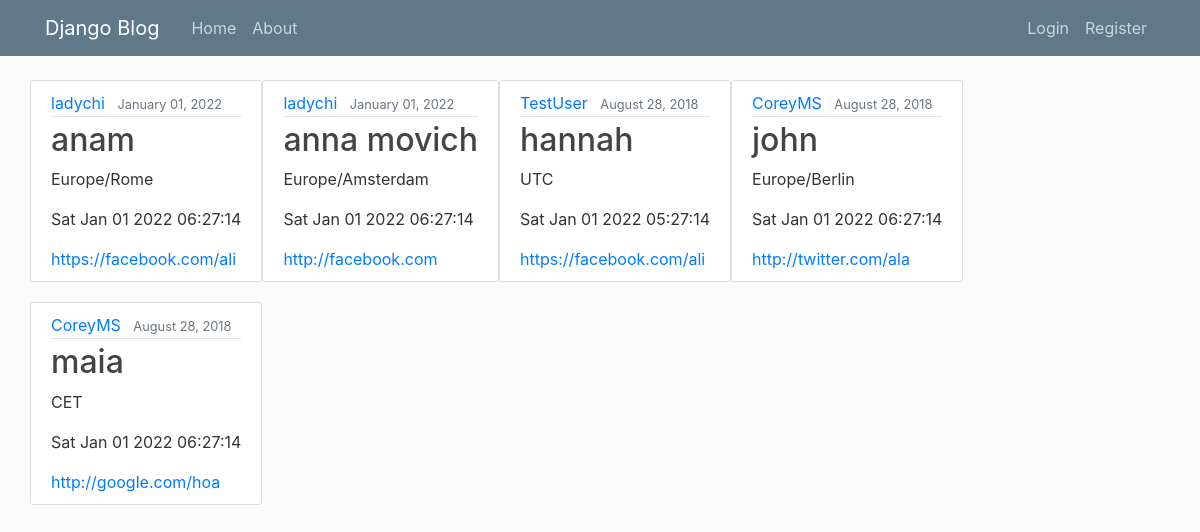
The page / on the database its author committed.
### blog/models.py (models this page shows, shortened)
class Post(models.Model):
    title = models.CharField(max_length=100)
    content = models.CharField(max_length=255)
    date_posted = models.DateTimeField(default=timezone.now)
    author = models.ForeignKey(User, on_delete=models.CASCADE)
    socialmedia = models.URLField(default='',max_length=255)

### blog/views.py (the view)
# urls.py: path('', PostListView.as_view(), name='blog-home'),
class PostListView(ListView):
    model = Post
    template_name="blog/home.html" # app / model _ view.html
    context_object_name = 'posts'
    ordering = ['-date_posted']

### blog/templates/blog/home.html (shortened to what this page needs)
{% extends "blog/base.html" %}
{% block content %}
    {% for post in posts %}
        <article class="media content-section">
          <div class="media-body">
            <div class="article-metadata">
              <a class="mr-2" href="#">{{ post.author }}</a>
              <small class="text-muted">{{ post.date_posted|date:"F d, Y" }}</small>
            </div>
            <h2><a class="article-title" href="{% url 'post-detail' post.id %}">{{ post.title }}</a></h2>
            <p class="article-content" id="tz-{{forloop.counter}}">{{ post.content }}</p>
            <p id="card-{{forloop.counter}}"></p>
            <a href="{{post.socialmedia}}">{{post.socialmedia}}</a>
          </div>
        </article>
    {% endfor %}
{% endblock content %}

### blog/static/blog/main.css (style rules this page uses)
body { background: #fafafa; color: #333333; margin-top: 5rem; }
h1, h2, h3, h4, h5, h6 { color: #444444; }
.content-section { background: #ffffff; padding: 10px 20px; border: 1px solid #dddddd; border-radius: 3px; margin-bottom: 20px; }
.article-title { color: #444444; }
.article-content { white-space: pre-line; }
.article-metadata { padding-bottom: 1px; margin-bottom: 4px; border-bottom: 1px solid #e3e3e3 }

### rows shown on the page
Post: author "ladychi", date_posted "January 01, 2022", title "anam", content "Europe/Rome", socialmedia "https://facebook.com/ali"
Post: author "ladychi", date_posted "January 01, 2022", title "anna movich", content "Europe/Amsterdam", socialmedia "http://facebook.com"
Post: author "TestUser", date_posted "August 28, 2018", title "hannah", content "UTC", socialmedia "https://facebook.com/ali"
Post: author "CoreyMS", date_posted "August 28, 2018", title "john", content "Europe/Berlin", socialmedia "http://twitter.com/ala"
Post: author "CoreyMS", date_posted "August 28, 2018", title "maia", content "CET", socialmedia "http://google.com/hoa"
